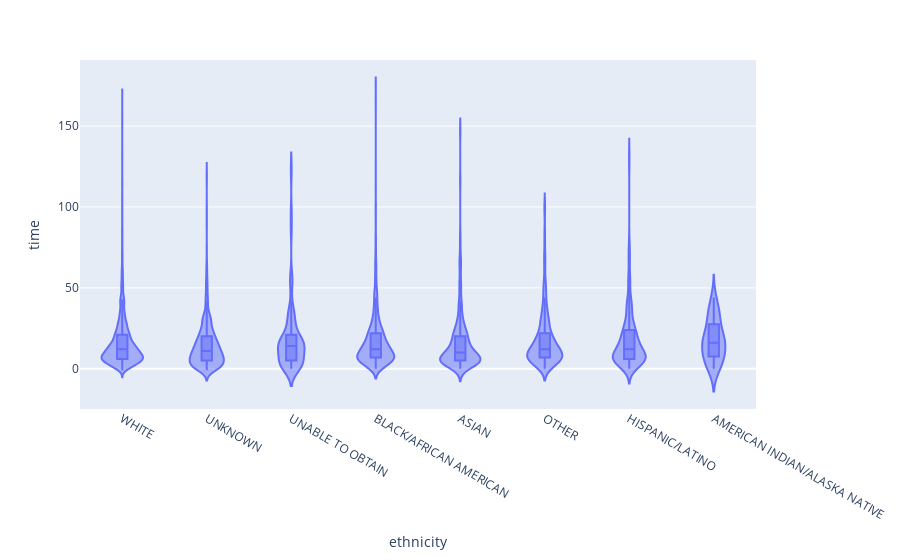

Notebook cell for this chart:
### Code cell
fig = px.violin(filtered_df, x="ethnicity", y="time", box=True, points=False)
fig.show()

### Figure 1 — Plotly figure (JSON) as saved in the notebook; plotly's stock layout.template omitted (floating-point values rounded to 4 significant figures; data arrays with more than 128 entries replaced by an {"elided": "..."} marker saying what was removed)
{"data": [{"alignmentgroup": "True", "box": {"visible": true}, "hovertemplate": "ethnicity=%{x}<br>time=%{y}<extra></extra>", "legendgroup": "", "marker": {"color": "#636efa"}, "name": "", "offsetgroup": "", "orientation": "v", "points": false, "scalegroup": "True", "showlegend": false, "type": "violin", "x": {"elided": "7881 str values"}, "x0": " ", "xaxis": "x", "y": {"elided": "7881 int values"}, "y0": " ", "yaxis": "y"}], "layout": {"legend": {"tracegroupgap": 0}, "margin": {"t": 60}, "violinmode": "group", "xaxis": {"anchor": "y", "domain": [0, 1], "title": {"text": "ethnicity"}}, "yaxis": {"anchor": "x", "domain": [0, 1], "title": {"text": "time"}}}}
